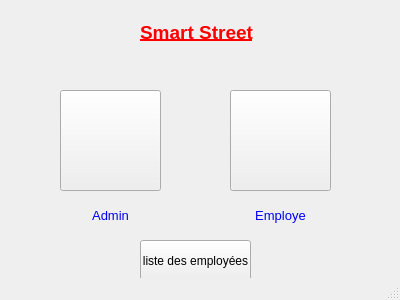
<?xml version="1.0" encoding="UTF-8"?>
<ui version="4.0">
 <class>SmartStreet</class>
 <widget class="QMainWindow" name="SmartStreet">
  <property name="geometry">
   <rect>
    <x>0</x>
    <y>0</y>
    <width>400</width>
    <height>300</height>
   </rect>
  </property>
  <property name="windowTitle">
   <string>SmartStreet</string>
  </property>
  <widget class="QWidget" name="centralWidget">
   <widget class="QLabel" name="label">
    <property name="geometry">
     <rect>
      <x>96</x>
      <y>23</y>
      <width>201</width>
      <height>20</height>
     </rect>
    </property>
    <property name="text">
     <string>&lt;html&gt;&lt;head/&gt;&lt;body&gt;&lt;p align=&quot;center&quot;&gt;&lt;span style=&quot; font-size:22pt; font-weight:600; text-decoration: underline; color:#ff0000; vertical-align:super;&quot;&gt;Smart Street&lt;/span&gt;&lt;/p&gt;&lt;/body&gt;&lt;/html&gt;</string>
    </property>
   </widget>
   <widget class="QPushButton" name="Admin">
    <property name="geometry">
     <rect>
      <x>60</x>
      <y>90</y>
      <width>101</width>
      <height>101</height>
     </rect>
    </property>
    <property name="styleSheet">
     <string notr="true">background-image: url(:/image/Admin.png);</string>
    </property>
    <property name="text">
     <string/>
    </property>
   </widget>
   <widget class="QPushButton" name="Employe">
    <property name="geometry">
     <rect>
      <x>230</x>
      <y>90</y>
      <width>101</width>
      <height>101</height>
     </rect>
    </property>
    <property name="styleSheet">
     <string notr="true">background-image: url(:/image/Employer.png);</string>
    </property>
    <property name="text">
     <string/>
    </property>
   </widget>
   <widget class="QLabel" name="label_2">
    <property name="geometry">
     <rect>
      <x>80</x>
      <y>200</y>
      <width>61</width>
      <height>31</height>
     </rect>
    </property>
    <property name="text">
     <string>&lt;html&gt;&lt;head/&gt;&lt;body&gt;&lt;p align=&quot;center&quot;&gt;&lt;span style=&quot; font-size:10pt; color:#0000ff;&quot;&gt;Admin&lt;/span&gt;&lt;/p&gt;&lt;/body&gt;&lt;/html&gt;</string>
    </property>
   </widget>
   <widget class="QLabel" name="label_3">
    <property name="geometry">
     <rect>
      <x>250</x>
      <y>200</y>
      <width>61</width>
      <height>31</height>
     </rect>
    </property>
    <property name="text">
     <string>&lt;html&gt;&lt;head/&gt;&lt;body&gt;&lt;p align=&quot;center&quot;&gt;&lt;span style=&quot; font-size:10pt; color:#0000ff;&quot;&gt;Employe&lt;/span&gt;&lt;/p&gt;&lt;/body&gt;&lt;/html&gt;</string>
    </property>
   </widget>
   <widget class="QPushButton" name="pushButton">
    <property name="geometry">
     <rect>
      <x>140</x>
      <y>240</y>
      <width>111</width>
      <height>41</height>
     </rect>
    </property>
    <property name="text">
     <string>liste des employées</string>
    </property>
   </widget>
  </widget>
  <widget class="QStatusBar" name="statusBar"/>
 </widget>
 <layoutdefault spacing="6" margin="11"/>
 <resources/>
 <connections/>
</ui>
